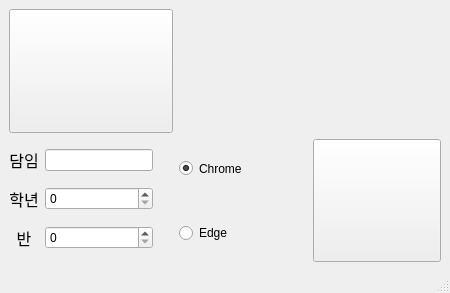
<?xml version="1.0" encoding="UTF-8"?>
<ui version="4.0">
 <class>MainWindow</class>
 <widget class="QMainWindow" name="MainWindow">
  <property name="geometry">
   <rect>
    <x>0</x>
    <y>0</y>
    <width>450</width>
    <height>293</height>
   </rect>
  </property>
  <property name="sizePolicy">
   <sizepolicy hsizetype="Expanding" vsizetype="Expanding">
    <horstretch>0</horstretch>
    <verstretch>0</verstretch>
   </sizepolicy>
  </property>
  <property name="windowTitle">
   <string>MainWindow</string>
  </property>
  <widget class="QWidget" name="centralwidget">
   <layout class="QGridLayout" name="gridLayout_2">
    <item row="1" column="2">
     <layout class="QVBoxLayout" name="verticalLayout">
      <item>
       <widget class="QRadioButton" name="chromeButton">
        <property name="sizePolicy">
         <sizepolicy hsizetype="Expanding" vsizetype="Expanding">
          <horstretch>0</horstretch>
          <verstretch>1</verstretch>
         </sizepolicy>
        </property>
        <property name="text">
         <string>Chrome</string>
        </property>
        <property name="icon">
         <iconset>
          <normaloff>img/google-chrome.svg</normaloff>img/google-chrome.svg</iconset>
        </property>
        <property name="iconSize">
         <size>
          <width>48</width>
          <height>48</height>
         </size>
        </property>
        <property name="checked">
         <bool>true</bool>
        </property>
       </widget>
      </item>
      <item>
       <widget class="QRadioButton" name="msedgeButton">
        <property name="sizePolicy">
         <sizepolicy hsizetype="Expanding" vsizetype="Expanding">
          <horstretch>0</horstretch>
          <verstretch>1</verstretch>
         </sizepolicy>
        </property>
        <property name="text">
         <string>Edge</string>
        </property>
        <property name="icon">
         <iconset>
          <normaloff>img/microsoft-edge.svg</normaloff>img/microsoft-edge.svg</iconset>
        </property>
        <property name="iconSize">
         <size>
          <width>48</width>
          <height>48</height>
         </size>
        </property>
       </widget>
      </item>
     </layout>
    </item>
    <item row="1" column="1">
     <layout class="QGridLayout" name="gridLayout">
      <item row="2" column="0">
       <widget class="QLabel" name="label">
        <property name="font">
         <font>
          <pointsize>12</pointsize>
         </font>
        </property>
        <property name="layoutDirection">
         <enum>Qt::LeftToRight</enum>
        </property>
        <property name="text">
         <string>반</string>
        </property>
        <property name="alignment">
         <set>Qt::AlignCenter</set>
        </property>
       </widget>
      </item>
      <item row="2" column="1">
       <widget class="QSpinBox" name="spinBox_2"/>
      </item>
      <item row="0" column="0">
       <widget class="QLabel" name="label_3">
        <property name="font">
         <font>
          <pointsize>12</pointsize>
         </font>
        </property>
        <property name="layoutDirection">
         <enum>Qt::LeftToRight</enum>
        </property>
        <property name="text">
         <string>담임</string>
        </property>
        <property name="alignment">
         <set>Qt::AlignCenter</set>
        </property>
       </widget>
      </item>
      <item row="1" column="0">
       <widget class="QLabel" name="label_2">
        <property name="font">
         <font>
          <pointsize>12</pointsize>
         </font>
        </property>
        <property name="text">
         <string>학년</string>
        </property>
        <property name="alignment">
         <set>Qt::AlignCenter</set>
        </property>
       </widget>
      </item>
      <item row="0" column="1">
       <widget class="QLineEdit" name="lineEdit"/>
      </item>
      <item row="1" column="1">
       <widget class="QSpinBox" name="spinBox"/>
      </item>
      <item row="0" column="2">
       <spacer name="horizontalSpacer">
        <property name="orientation">
         <enum>Qt::Horizontal</enum>
        </property>
        <property name="sizeType">
         <enum>QSizePolicy::Fixed</enum>
        </property>
        <property name="sizeHint" stdset="0">
         <size>
          <width>20</width>
          <height>20</height>
         </size>
        </property>
       </spacer>
      </item>
     </layout>
    </item>
    <item row="0" column="1">
     <widget class="QPushButton" name="fileButton">
      <property name="sizePolicy">
       <sizepolicy hsizetype="Expanding" vsizetype="Expanding">
        <horstretch>0</horstretch>
        <verstretch>0</verstretch>
       </sizepolicy>
      </property>
      <property name="text">
       <string/>
      </property>
      <property name="icon">
       <iconset>
        <normaloff>img/document-open-symbolic.svg</normaloff>img/document-open-symbolic.svg</iconset>
      </property>
      <property name="iconSize">
       <size>
        <width>24</width>
        <height>24</height>
       </size>
      </property>
     </widget>
    </item>
    <item row="1" column="3">
     <widget class="QPushButton" name="runButton">
      <property name="sizePolicy">
       <sizepolicy hsizetype="Expanding" vsizetype="Expanding">
        <horstretch>0</horstretch>
        <verstretch>0</verstretch>
       </sizepolicy>
      </property>
      <property name="text">
       <string/>
      </property>
     </widget>
    </item>
   </layout>
  </widget>
  <widget class="QStatusBar" name="statusBar"/>
 </widget>
 <resources/>
 <connections/>
</ui>
